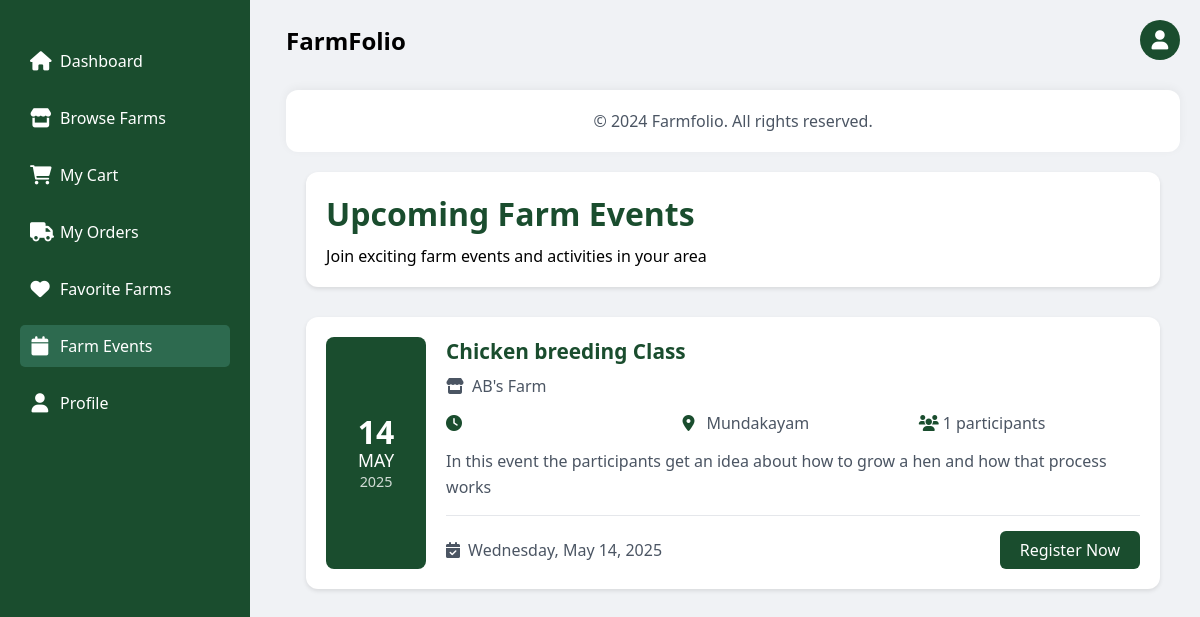
Screenshot of /user/events.php (signed in) with the database file from the repository.
### tables this page shows
CREATE TABLE `tbl_events` (
  `event_id` int(11) NOT NULL,
  `farm_id` int(11) NOT NULL,
  `event_name` varchar(255) NOT NULL,
  `event_date` date NOT NULL,
  `event_description` text DEFAULT NULL,
  `created_at` timestamp NOT NULL DEFAULT current_timestamp(),
  `updated_at` timestamp NOT NULL DEFAULT current_timestamp() ON UPDATE current_timestamp(),
  `status` enum('0','1') NOT NULL DEFAULT '1'
);

CREATE TABLE `tbl_farms` (
  `farm_id` int(11) NOT NULL,
  `user_id` int(11) NOT NULL,
  `farm_name` varchar(255) NOT NULL,
  `location` varchar(255) NOT NULL,
  `description` text DEFAULT NULL,
  `created_at` timestamp NOT NULL DEFAULT current_timestamp(),
  `status` enum('pending','active','rejected') NOT NULL DEFAULT 'pending'
);

### user/events.php (the view, shortened to what this page needs)
<?php
include '../databse/connect.php';
$user_id=$_SESSION['userid'];
$fev_count = "SELECT COUNT(favorite_id) AS fev_count FROM tbl_favorites WHERE user_id = $user_id";
$fev_result = $conn->query($fev_count);
$events_query = "SELECT e.*, f.farm_name, f.location, f.farm_id,
                COUNT(p.participant_id) as participant_count,
                (SELECT MIN(path) FROM tbl_farm_image WHERE farm_id = f.farm_id) as farm_image
                FROM tbl_events e
                JOIN tbl_farms f ON e.farm_id = f.farm_id
                LEFT JOIN tbl_participants p ON e.event_id = p.event_id
                WHERE e.status = '1'
                AND e.event_date >= CURDATE()
                AND f.status = 'active'
                GROUP BY e.event_id
                ORDER BY e.event_date ASC";
$events_result = mysqli_query($conn, $events_query);
?>
?><!DOCTYPE html>
<html lang="en">
<head>
    <link rel="stylesheet" href="https://cdnjs.cloudflare.com/ajax/libs/font-awesome/6.0.0/css/all.min.css">
</head>
<body>
    <div class="sidebar" id="sidebar">
        <ul class="sidebar-menu">
            <li><a href="userindex.php" ><i class="fas fa-home"></i><span>Dashboard</span></a></li>
            <li><a href="browse.php" ><i class="fas fa-store"></i><span>Browse Farms</span></a></li>
            <li><a href="cart.php" ><i class="fas fa-shopping-cart"></i><span>My Cart</span></a></li>
            <li><a href="orders.php" ><i class="fas fa-truck"></i><span>My Orders</span></a></li>
            <li><a href="favorite.php" ><i class="fas fa-heart"></i><span>Favorite Farms</span></a></li>
            <li><a href="events.php" class="active" ><i class="fas fa-calendar"></i><span>Farm Events</span></a></li>
            <li><a href="profile.php" ><i class="fas fa-user"></i><span>Profile</span></a></li>
        </ul>
    </div>
    <div class="main-content" id="main-content">
        <div class="container">
            <div class="user-section">
                <div class="profile-menu-container">
                    <div class="pro">
                        <div class="head">
                            <h2>FarmFolio</h2>
                        </div>
                        <div class="profile-icon" id="profileIcon">
                            <i class="fas fa-user"></i>
                        </div>
                    </div>
                </div>
            </div>
        <div class="footer">
            <p>&copy; 2024 Farmfolio. All rights reserved.</p>
        </div>
    </div>
    <div class="events-container">
        <div class="events-header">
            <h1>Upcoming Farm Events</h1>
            <p>Join exciting farm events and activities in your area</p>
        </div>
        <div class="events-list">
            <?php
            if(mysqli_num_rows($events_result) > 0):
                while($event = mysqli_fetch_assoc($events_result)):
                    $check_registration = "SELECT * FROM tbl_participants
                                        WHERE event_id = ? AND user_id = ?";
                    $stmt = $conn->prepare($check_registration);
                    $stmt->bind_param("ii", $event['event_id'], $_SESSION['userid']);
                    $stmt->execute();
                    $is_registered = $stmt->get_result()->num_rows > 0;
            ?>
                <div class="event-item">
                    <div class="event-date">
                        <span class="date-day"><?php echo date('d', strtotime($event['event_date'])); ?></span>
                        <span class="date-month"><?php echo date('M', strtotime($event['event_date'])); ?></span>
                        <span class="date-year"><?php echo date('Y', strtotime($event['event_date'])); ?></span>
                    </div>
                    <div class="event-details">
                        <h3 class="event-title"><?php echo htmlspecialchars($event['event_name']); ?></h3>
                        <div class="event-farm">
                            <i class="fas fa-store"></i>
                            <span><?php echo htmlspecialchars($event['farm_name']); ?></span>
                        </div>
                        <div class="event-info">
                            <div class="info-item">
                                <i class="fas fa-clock"></i>
                            </div>
                            <div class="info-item">
                                <i class="fas fa-map-marker-alt"></i>
                                <span><?php echo htmlspecialchars($event['location']); ?></span>
                            </div>
                            <div class="info-item">
                                <i class="fas fa-users"></i>
                                <span><?php echo $event['participant_count']; ?> participants</span>
                            </div>
                        </div>
                        <p class="event-description">
                            <?php echo htmlspecialchars($event['event_description']); ?>
                        </p>
                        <div class="event-actions">
                            <div class="participant-count">
                                <i class="fas fa-calendar-check"></i>
                                <span><?php echo date('l, F d, Y', strtotime($event['event_date'])); ?></span>
                            </div>
                            <?php if($is_registered): ?>
                                <button class="registered-btn">
                                    <i class="fas fa-check"></i>
                                    Already Registered
                                </button>
                            <?php else: ?>
                                <a href="farm_details.php?id=<?php echo $event['farm_id']; ?>#events"
                                   class="register-btn">
                                    Register Now
                                </a>
                            <?php endif; ?>
                        </div>
                    </div>
                </div>
            <?php
                endwhile;
            endif; ?>
        </div>
    </div>
</body>
</html>

### user/events.php (style rules this page uses)
* { margin: 0; padding: 0; box-sizing: border-box; font-family: 'Segoe UI', Arial, sans-serif; }
body { display: flex; min-height: 100vh; background-color: #f0f2f5; }
.sidebar { width: 250px; background: #1a4d2e; color: white; padding: 20px; position: fixed; height: 100vh; left: 0; top: 0; transition: width 0.3s ease; }
.sidebar-menu { list-style: none; padding: 0; margin: 20px 0; }
.sidebar-menu li { margin: 15px 0; }
.sidebar-menu a { color: white; text-decoration: none; display: flex; align-items: center; padding: 10px; border-radius: 5px; transition: background 0.3s; }
.sidebar-menu i { margin-right: 10px; font-size: 1.2rem; width: 20px; text-align: center; }
.active { background: #2d6a4f; font-weight: 500; }
.pro { display: flex; justify-content: space-between; align-items: center; margin-bottom: 20px; }
.profile-menu-container { position: relative; }
.profile-icon { width: 40px; height: 40px; background-color: #1a4d2e; border-radius: 50%; display: flex; align-items: center; justify-content: center; cursor: pointer; transition: background-color 0.3s ease; }
.profile-icon i { color: white; font-size: 1.2rem; }
.main-content { margin-left: 250px; flex: 1; transition: margin-left 0.3s ease; padding: 20px; background-color: #f0f2f5; }
.footer { background: white; color: #4b5563; padding: 20px; text-align: center; margin-top: 30px; border-radius: 12px; box-shadow: 0 -2px 10px rgba(0,0,0,0.05); }
.events-container { padding: 20px; max-width: 1200px; margin: 0 auto; }
.events-header { margin-bottom: 30px; padding: 20px; background: white; border-radius: 12px; box-shadow: 0 2px 4px rgba(0,0,0,0.1); }
.events-header h1 { color: #1a4d2e; margin-bottom: 10px; }
.events-list { display: flex; flex-direction: column; gap: 20px; }
.event-item { background: white; border-radius: 12px; padding: 20px; display: flex; gap: 20px; box-shadow: 0 2px 4px rgba(0,0,0,0.1); transition: transform 0.3s ease; }
.event-date { min-width: 100px; text-align: center; padding: 15px; background: #1a4d2e; color: white; border-radius: 8px; display: flex; flex-direction: column; justify-content: center; align-items: center; }
.date-day { font-size: 2rem; font-weight: bold; line-height: 1; }
.date-month { font-size: 1.1rem; text-transform: uppercase; }
.date-year { font-size: 0.9rem; opacity: 0.8; }
.event-details { flex: 1; }
.event-title { font-size: 1.3rem; color: #1a4d2e; margin-bottom: 10px; }
.event-farm { color: #4b5563; margin-bottom: 15px; display: flex; align-items: center; gap: 8px; }
.event-info { display: grid; grid-template-columns: repeat(auto-fit, minmax(200px, 1fr)); gap: 15px; margin-bottom: 15px; }
.info-item { display: flex; align-items: center; gap: 8px; color: #4b5563; }
.info-item i { color: #1a4d2e; width: 16px; }
.event-description { color: #4b5563; margin: 15px 0; line-height: 1.6; }
.event-actions { display: flex; justify-content: space-between; align-items: center; margin-top: 15px; padding-top: 15px; border-top: 1px solid #e5e7eb; }
.participant-count { display: flex; align-items: center; gap: 8px; color: #4b5563; }
.register-btn { background: #1a4d2e; color: white; padding: 8px 20px; border-radius: 6px; text-decoration: none; transition: background 0.3s ease; }

### rows the page displays
tbl_events: event_date "14", event_date "MAY", event_date "2025", event_name "Chicken breeding Class", farm.farm_name "AB's Farm", farm.location "Mundakayam", participant_count "1", event_description "In this event the participants get an idea about how to grow a hen and how that process works", event_date "Wednesday, May 14, 2025"
